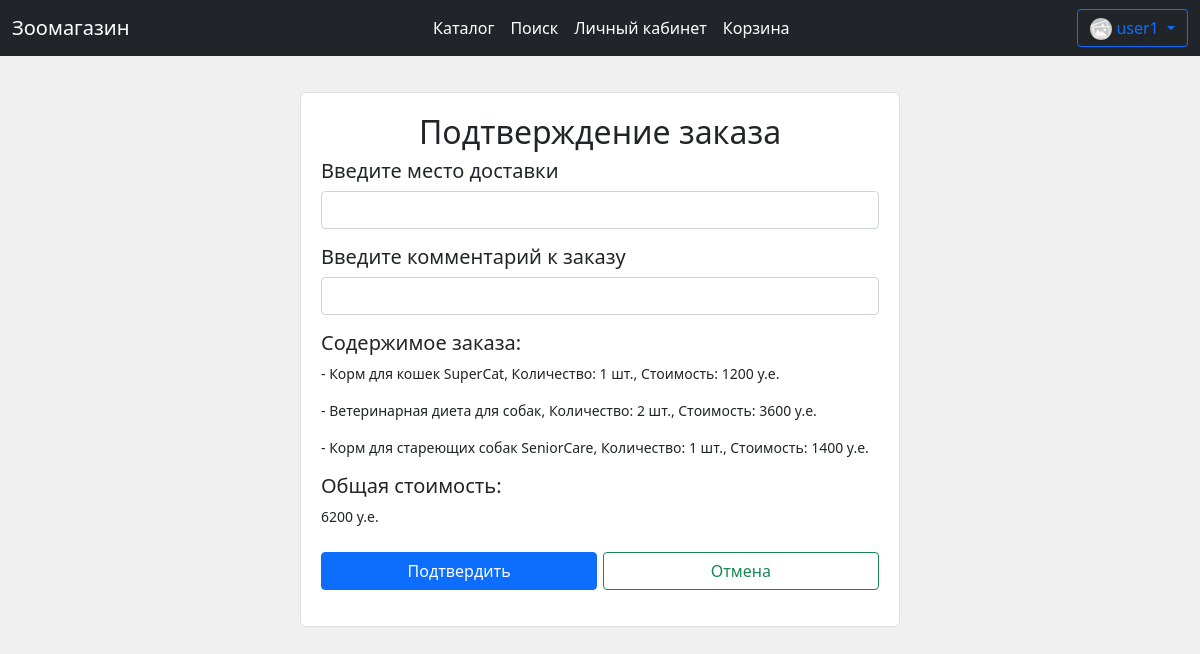
/do_order (signed in), run on the app's committed database.
### data/user.py (models this page shows, shortened)
class User(SqlAlchemyBase, UserMixin, SerializerMixin):
    __tablename__ = 'users'
    id = sqlalchemy.Column(
        sqlalchemy.Integer, autoincrement=True,
        primary_key=True, nullable=False)
    name = sqlalchemy.Column(sqlalchemy.String, nullable=False)
    email = sqlalchemy.Column(
        sqlalchemy.String, index=True, unique=True, nullable=True)
    hashed_password = sqlalchemy.Column(
        sqlalchemy.String, nullable=False)
    role_id = sqlalchemy.Column(
        sqlalchemy.Integer, sqlalchemy.ForeignKey('roles.id'), default=2)
    balance = sqlalchemy.Column(sqlalchemy.Integer, default=0)
    about = sqlalchemy.Column(
        sqlalchemy.String,
        default="Это описание профиля пользователя. Здесь можно указать интересы и другую информацию.")
    profile_img_path = sqlalchemy.Column(sqlalchemy.String, default='static/imgs/noimg.jpg')
    time = sqlalchemy.Column(sqlalchemy.DateTime, default=datetime.now)
    role = orm.relation('Role')

### data/product.py (models this page shows)
class Product(SqlAlchemyBase, SerializerMixin):
    __tablename__ = 'products'
    id = sqlalchemy.Column(
        sqlalchemy.Integer, autoincrement=True,
        primary_key=True, nullable=False)
    user_id = sqlalchemy.Column(
        sqlalchemy.Integer, sqlalchemy.ForeignKey('users.id'), nullable=False)
    category_id = sqlalchemy.Column(
        sqlalchemy.Integer, sqlalchemy.ForeignKey('categories.id'), nullable=False)
    name = sqlalchemy.Column(sqlalchemy.String, default="Без названия")
    profile_img_path = sqlalchemy.Column(sqlalchemy.String, default='static/imgs/noimg.jpg')
    short_description = sqlalchemy.Column(sqlalchemy.String, default="Нет данных")
    long_description = sqlalchemy.Column(sqlalchemy.String, default="Нет данных")
    specifications = sqlalchemy.Column(sqlalchemy.String, default="Нет данных")
    promo = sqlalchemy.Column(sqlalchemy.String, default="Нет")
    price = sqlalchemy.Column(sqlalchemy.Integer, default=0)
    time = sqlalchemy.Column(sqlalchemy.DateTime, default=datetime.now)
    last_edit_time = sqlalchemy.Column(sqlalchemy.DateTime, default=datetime.now)
    user = orm.relation('User')
    category = orm.relation('Category')

### main.py (the view, shortened to what this page needs)
@app.route("/do_order", methods=['GET', 'POST'])
def do_order():
    if not current_user.is_authenticated:
        return redirect("/register")
    form = OrderSubmitForm()
    total_cart_price, cart_entries_data = get_current_user_cart_info()
    if request.method == "GET":
        return render_template(
            'order_submit.html', cart_entries_data=cart_entries_data,
            total_cart_price=total_cart_price, form=form)

### forms/ordersubmitform.py
class OrderSubmitForm(FlaskForm):
    address = StringField('Введите место доставки', validators=[DataRequired()])
    comment = StringField('Введите комментарий к заказу')
    submit = SubmitField('Подтвердить')

### data/db_session.py (called while the page is built)
def create_session() -> Session:
    global __factory
    return __factory()

### main.py (called while the page is built)
@login_manager.user_loader
def load_user(user_id):
    session = db_session.create_session()
    return session.query(User).get(user_id)

def get_current_user_cart_info() -> (int, list[dict]):
    cart_entries_data = []
    total_cart_price = 0
    session = db_session.create_session()
    cart_entries = session.query(CartEntry).filter(CartEntry.user_id == current_user.id)
    for cart_entry in cart_entries:
        product = session.query(Product).filter(Product.id == cart_entry.product_id).first()
        cart_entries_data.append({
            "product_id": product.id,
            "product_name": product.name,
            "profile_img_path": product.profile_img_path,
            "count": cart_entry.count,
            "total_price": cart_entry.count * product.price
        })
        total_cart_price += cart_entry.count * product.price
    return total_cart_price, cart_entries_data

### templates/order_submit.html (shortened to what this page needs)
{% extends 'base.html' %}
{% block content %}
<div style="margin: auto;margin-top: 3%;padding: 20px;font-size: 14px;background-color: #fff;border: 1px solid #e0e0e0;border-radius: 6px 6px 6px 6px; max-width: 600px">
    <h2 style="text-align: center;">Подтверждение заказа</h2>
    <form action="" method="post">
        <h5>{{ form.address.label }}</h5>
        <p>
            {{ form.address(class="form-control") }}
        </p>
        <h5>{{ form.comment.label }}</h5>
        <p>
            {{ form.comment(class="form-control") }}
        </p>
        <div>
            <h5>Содержимое заказа:</h5>
            {% for cart_entry_data in cart_entries_data %}
            <p>- {{ cart_entry_data["product_name"] }}, Количество: {{ cart_entry_data["count"] }} шт., Стоимость: {{
                cart_entry_data["total_price"] }} у.е.</p>
            {% endfor %}
            <h5>Общая стоимость: </h5>
            <p>{{ total_cart_price }} у.е.</p>
        </div>
        <p>{{ form.submit(type="submit", class="btn btn-primary", style="width: 49.5%; margin-top: 1.5%; float: left;")
            }}
            <a class="btn btn-outline-success" href="/user_cart/{{ current_user.id }}"
               style="width: 49.5%; margin-top: 1.5%; margin-left: 1%;">Отмена</a></p>
    </form>
</div>
{% endblock %}

### templates/base.html (shortened to what this page needs)
<!DOCTYPE html>
<html>
<head>
    <link href="https://cdn.jsdelivr.net/npm/bootstrap@5.0.0-beta1/dist/css/bootstrap.min.css"
          rel="stylesheet"
>
    <link rel="stylesheet" href="https://cdn.jsdelivr.net/npm/bootstrap-icons@1.11.3/font/bootstrap-icons.min.css">
    {% set base_title = "Зоомагазин" %}
</head>
<body>
<header>
    <nav class="navbar navbar-expand-lg navbar-dark bg-dark">
        <div class="container-fluid">
            <a class="navbar-brand" href="/">{{ base_title }}</a>
            <div class="collapse navbar-collapse" id="navbarSupportedContent">
                <ul class="navbar-nav me-auto my-2 my-lg-0 navbar-nav-scroll"
                    style="margin-left: auto;margin-right: auto;--bs-scroll-height: 100px;">
                    <li class="nav-item">
                        <a class="nav-link active" aria-current="page" href="/">Каталог</a>
                    </li>
                    <li class="nav-item">
                        <a class="nav-link active" href="/search_products">Поиск</a>
                    </li>
                    <li class="nav-item">
                        <a class="nav-link active" href="/user_page">Личный кабинет</a>
                    </li>
                    <li class="nav-item">
                        <a class="nav-link active" href="/to_cart">Корзина</a>
                    </li>
                </ul>
                <form class="d-flex">
                    {% if current_user.is_authenticated %}
                    <div class="btn-group">
                        <div>
                            <button type="button" class="btn btn-outline-primary dropdown-toggle"
                                    data-bs-toggle="dropdown" data-bs-display="static" aria-expanded="false">
                                <img src="/{{ current_user.profile_img_path }}" width="22" height="22"
                                     style="border-radius: 100px;"
                                     onerror="this.src='/static/imgs/noimg.jpg'; this.alt='noimg.jpg';">
                                {{ current_user.name }}
                            </button>
                        </div>
                    </div>
                    {% else %}
                    <div>
                        <a class="btn btn-outline-info" href="/register">Регистрация</a>
                        <a class="btn btn-outline-warning" href="/login">Войти</a>
                    </div>
                    {% endif %}
                </form>
            </div>
        </div>
    </nav>
</header>
<main role="main">
    {% block content %}{% endblock %}
</main>
</body>
</html>

### templates/base.html (style rules this page uses)
body { background-color: #f0f0f0; }

### data on the page
User: name "user1"
Product: product_name "Корм для кошек SuperCat", count "1", total_price "1200"
Product: product_name "Ветеринарная диета для собак", count "2", total_price "3600"
Product: product_name "Корм для стареющих собак SeniorCare", count "1", total_price "1400"

### other printed values
{{ base_title }} "Зоомагазин"
{{ total_cart_price }} "6200"
